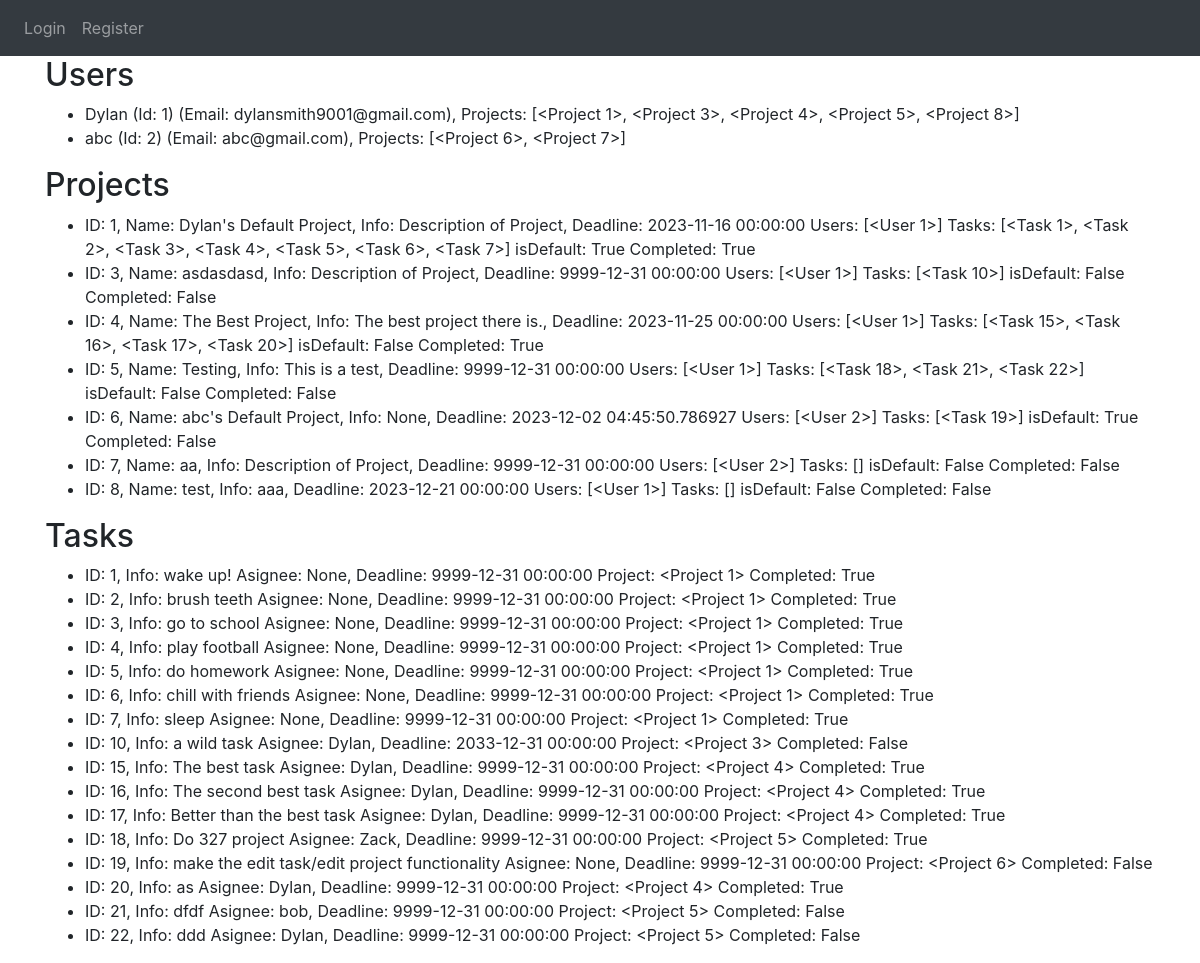
The page /database on the database its author committed.
### website/models.py (models this page shows)
class User(db.Model, UserMixin):
    id = db.Column(db.Integer, primary_key=True)
    email = db.Column(db.String(50), unique = True)
    name = db.Column(db.String(50))
    password = db.Column(db.String(50))
    projects = db.relationship('Project', secondary='project_user_association', back_populates='users')
    def_project_id = db.Column(db.Integer, db.ForeignKey('project.id'), nullable=False)
    def_project = db.relationship('Project', lazy=True) # default project

class Project(db.Model):
    id = db.Column(db.Integer, primary_key=True)
    name = db.Column(db.String(120))
    start_date = db.Column(db.DateTime(timezone=True), default=func.now)
    deadline = db.Column(db.DateTime(timezone=True), default=func.now)
    description = db.Column(db.String(9999))
    users = db.relationship('User', secondary='project_user_association', back_populates='projects')
    is_default = db.Column(db.Boolean, default=False)
    completed = db.Column(db.Boolean, default=False)
    tasks = db.relationship('Task', backref='project', cascade='all, delete-orphan', lazy=True)

class Task(db.Model):
    id = db.Column(db.Integer, primary_key=True)
    assignee = db.Column(db.String(120))
    description = db.Column(db.String(9999))
    start_date = db.Column(db.DateTime(timezone=True), default=func.now)
    deadline = db.Column(db.DateTime(timezone=True), default=func.now)
    project_id = db.Column(db.Integer, db.ForeignKey('project.id'), nullable=False)
    completed = db.Column(db.Boolean, default=False)

### website/auth.py (the view)
@auth.route('/database')
def view_users():
    users = User.query.all()
    projects = Project.query.all()
    tasks  = Task.query.all()
    return render_template('database.html', user=current_user, users=users, projects=projects, tasks=tasks)

### website/templates/database.html (shortened to what this page needs)
{% extends "base.html" %}
{% block content%}
    <h2>Users</h2>
    <ul>
        {% for u in users %}
            <li>{{ u.name }} (Id: {{ u.id }}) (Email: {{ u.email }}), Projects: {{u.projects}}</li>
        {% endfor %}
    </ul>
    <h2>Projects</h2>
    <ul>
        {% for prj in projects %}
            <li>ID: {{ prj.id }}, Name: {{ prj.name }}, Info: {{ prj.description }}, Deadline: {{prj.deadline}} Users: {{prj.users}}
                Tasks: {{prj.tasks}} isDefault: {{prj.is_default}} Completed: {{prj.completed}}
            </li>
        {% endfor %}
    </ul>
    <h2>Tasks</h2>
    <ul>
        {% for tsk in tasks %}
            <li>ID: {{ tsk.id }}, Info: {{ tsk.description }} Asignee: {{tsk.assignee}},
                Deadline: {{tsk.deadline}} Project: {{tsk.project}} Completed: {{tsk.completed}}
            </li>
        {% endfor %}
    </ul>
{% endblock %}

### website/templates/base.html (shortened to what this page needs)
<DOCTYPE html>
<html>
    <head>
        <link rel="stylesheet" href="../static/styles.css"/>
        <link
            rel="stylesheet"
            href="https://stackpath.bootstrapcdn.com/bootstrap/4.4.1/css/bootstrap.min.css"
        />
        <link
            rel="stylesheet"
            href="https://stackpath.bootstrapcdn.com/font-awesome/4.7.0/css/font-awesome.min.css"
        />
    </head>
    <body>
        <nav class="navbar navbar-expand-lg navbar-dark bg-dark">
            <div class="collapse navbar-collapse" id="navbar">
                <div class="navbar-nav">
                    {% if user.is_authenticated %}
                    <a class="nav-item nav-link" id="homepage" href="/">Homepage</a>
                    <a class="nav-item nav-link" id="tasks" href="/tasks">Tasks</a>
                    <a class="nav-item nav-link" id="projects" href="/projectmanager">Projects</a>
                    <a class="nav-item nav-link" id="logout" href="/logout">Logout</a>
                    {% else %}
                    <a class="nav-item nav-link" id="login" href="/login">Login</a>
                    <a class="nav-item nav-link" id="register" href="/register">Register</a>
                    {% endif %}
                </div>
            </div>
        </nav>
        <div class="container">{% block content %} {% endblock %}</div>
    </body>
</html>

### rows shown on the page
User: name "Dylan", id "1", email "dylansmith9001@gmail.com", projects "[<Project 1>, <Project 3>, <Project 4>, <Project 5>, <Project 8>]"
User: name "abc", id "2", email "abc@gmail.com", projects "[<Project 6>, <Project 7>]"
Project: id "1", name "Dylan's Default Project", description "Description of Project", deadline "2023-11-16 00:00:00", users "[<User 1>]", tasks "[<Task 1>, <Task 2>, <Task 3>, <Task 4>, <Task 5>, <Task 6>, <Task 7>]", is_default "True", completed "True"
Project: id "3", name "asdasdasd", description "Description of Project", deadline "9999-12-31 00:00:00", users "[<User 1>]", tasks "[<Task 10>]", is_default "False", completed "False"
Project: id "4", name "The Best Project", description "The best project there is.", deadline "2023-11-25 00:00:00", users "[<User 1>]", tasks "[<Task 15>, <Task 16>, <Task 17>, <Task 20>]", is_default "False", completed "True"
Project: id "5", name "Testing", description "This is a test", deadline "9999-12-31 00:00:00", users "[<User 1>]", tasks "[<Task 18>, <Task 21>, <Task 22>]", is_default "False", completed "False"
Project: id "6", name "abc's Default Project", description "None", deadline "2023-12-02 04:45:50.786927", users "[<User 2>]", tasks "[<Task 19>]", is_default "True", completed "False"
Project: id "7", name "aa", description "Description of Project", deadline "9999-12-31 00:00:00", users "[<User 2>]", tasks "[]", is_default "False", completed "False"
Project: id "8", name "test", description "aaa", deadline "2023-12-21 00:00:00", users "[<User 1>]", tasks "[]", is_default "False", completed "False"
Task: id "1", description "wake up!", assignee "None", deadline "9999-12-31 00:00:00", project "<Project 1>", completed "True"
Task: id "2", description "brush teeth", assignee "None", deadline "9999-12-31 00:00:00", project "<Project 1>", completed "True"
Task: id "3", description "go to school", assignee "None", deadline "9999-12-31 00:00:00", project "<Project 1>", completed "True"
Task: id "4", description "play football", assignee "None", deadline "9999-12-31 00:00:00", project "<Project 1>", completed "True"
Task: id "5", description "do homework", assignee "None", deadline "9999-12-31 00:00:00", project "<Project 1>", completed "True"
Task: id "6", description "chill with friends", assignee "None", deadline "9999-12-31 00:00:00", project "<Project 1>", completed "True"
Task: id "7", description "sleep", assignee "None", deadline "9999-12-31 00:00:00", project "<Project 1>", completed "True"
Task: id "10", description "a wild task", assignee "Dylan", deadline "2033-12-31 00:00:00", project "<Project 3>", completed "False"
Task: id "15", description "The best task", assignee "Dylan", deadline "9999-12-31 00:00:00", project "<Project 4>", completed "True"
Task: id "16", description "The second best task", assignee "Dylan", deadline "9999-12-31 00:00:00", project "<Project 4>", completed "True"
Task: id "17", description "Better than the best task", assignee "Dylan", deadline "9999-12-31 00:00:00", project "<Project 4>", completed "True"
Task: id "18", description "Do 327 project", assignee "Zack", deadline "9999-12-31 00:00:00", project "<Project 5>", completed "True"
Task: id "19", description "make the edit task/edit project functionality", assignee "None", deadline "9999-12-31 00:00:00", project "<Project 6>", completed "False"
Task: id "20", description "as", assignee "Dylan", deadline "9999-12-31 00:00:00", project "<Project 4>", completed "True"
Task: id "21", description "dfdf", assignee "bob", deadline "9999-12-31 00:00:00", project "<Project 5>", completed "False"
Task: id "22", description "ddd", assignee "Dylan", deadline "9999-12-31 00:00:00", project "<Project 5>", completed "False"
